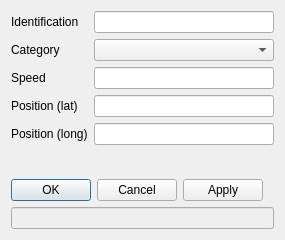
<ui version="4.0" >
 <class>EntityDialogClass</class>
 <widget class="QDialog" name="EntityDialogClass" >
  <property name="geometry" >
   <rect>
    <x>0</x>
    <y>0</y>
    <width>269</width>
    <height>240</height>
   </rect>
  </property>
  <property name="windowTitle" >
   <string>Create Vehicle</string>
  </property>
  <property name="windowIcon" >
   <iconset resource="entitymw.qrc" >:/EntityMw/Resources/safir.png</iconset>
  </property>
  <layout class="QGridLayout" >
   <item row="0" column="0" >
    <layout class="QVBoxLayout" >
     <item>
      <widget class="QLabel" name="labelIdentification" >
       <property name="minimumSize" >
        <size>
         <width>50</width>
         <height>0</height>
        </size>
       </property>
       <property name="text" >
        <string>Identification</string>
       </property>
      </widget>
     </item>
     <item>
      <widget class="QLabel" name="labelCategory" >
       <property name="text" >
        <string>Category</string>
       </property>
      </widget>
     </item>
     <item>
      <widget class="QLabel" name="labelSpeed" >
       <property name="text" >
        <string>Speed</string>
       </property>
      </widget>
     </item>
     <item>
      <widget class="QLabel" name="labelPositionLat" >
       <property name="text" >
        <string>Position (lat)</string>
       </property>
      </widget>
     </item>
     <item>
      <widget class="QLabel" name="labelPositionLong" >
       <property name="text" >
        <string>Position (long)</string>
       </property>
      </widget>
     </item>
    </layout>
   </item>
   <item row="0" column="1" >
    <layout class="QVBoxLayout" >
     <item>
      <widget class="QLineEdit" name="lineEditIdentification" />
     </item>
     <item>
      <widget class="QComboBox" name="comboBoxCategory" />
     </item>
     <item>
      <widget class="QLineEdit" name="lineEditSpeed" />
     </item>
     <item>
      <widget class="QLineEdit" name="lineEditPositionLat" />
     </item>
     <item>
      <widget class="QLineEdit" name="lineEditPositionLong" />
     </item>
    </layout>
   </item>
   <item row="1" column="1" >
    <spacer>
     <property name="orientation" >
      <enum>Qt::Vertical</enum>
     </property>
     <property name="sizeHint" >
      <size>
       <width>20</width>
       <height>21</height>
      </size>
     </property>
    </spacer>
   </item>
   <item row="2" column="0" colspan="2" >
    <layout class="QHBoxLayout" >
     <property name="rightMargin" >
      <number>11</number>
     </property>
     <item>
      <spacer>
       <property name="orientation" >
        <enum>Qt::Horizontal</enum>
       </property>
       <property name="sizeHint" >
        <size>
         <width>5</width>
         <height>20</height>
        </size>
       </property>
      </spacer>
     </item>
     <item>
      <widget class="QPushButton" name="pushButtonOK" >
       <property name="text" >
        <string>OK</string>
       </property>
      </widget>
     </item>
     <item>
      <widget class="QPushButton" name="pushButtonCancel" >
       <property name="text" >
        <string>Cancel</string>
       </property>
      </widget>
     </item>
     <item>
      <widget class="QPushButton" name="pushButtonApply" >
       <property name="text" >
        <string>Apply</string>
       </property>
      </widget>
     </item>
    </layout>
   </item>
   <item row="3" column="0" colspan="2" >
    <widget class="QLineEdit" name="lineEditStatusBar" >
     <property name="enabled" >
      <bool>false</bool>
     </property>
    </widget>
   </item>
  </layout>
 </widget>
 <layoutdefault spacing="6" margin="11" />
 <tabstops>
  <tabstop>lineEditIdentification</tabstop>
  <tabstop>comboBoxCategory</tabstop>
  <tabstop>lineEditSpeed</tabstop>
  <tabstop>lineEditPositionLat</tabstop>
  <tabstop>lineEditPositionLong</tabstop>
  <tabstop>pushButtonOK</tabstop>
  <tabstop>pushButtonCancel</tabstop>
  <tabstop>pushButtonApply</tabstop>
  <tabstop>lineEditStatusBar</tabstop>
 </tabstops>
 <resources>
  <include location="entitymw.qrc" />
 </resources>
 <connections>
  <connection>
   <sender>pushButtonCancel</sender>
   <signal>clicked()</signal>
   <receiver>EntityDialogClass</receiver>
   <slot>reject()</slot>
   <hints>
    <hint type="sourcelabel" >
     <x>153</x>
     <y>137</y>
    </hint>
    <hint type="destinationlabel" >
     <x>220</x>
     <y>84</y>
    </hint>
   </hints>
  </connection>
 </connections>
</ui>
